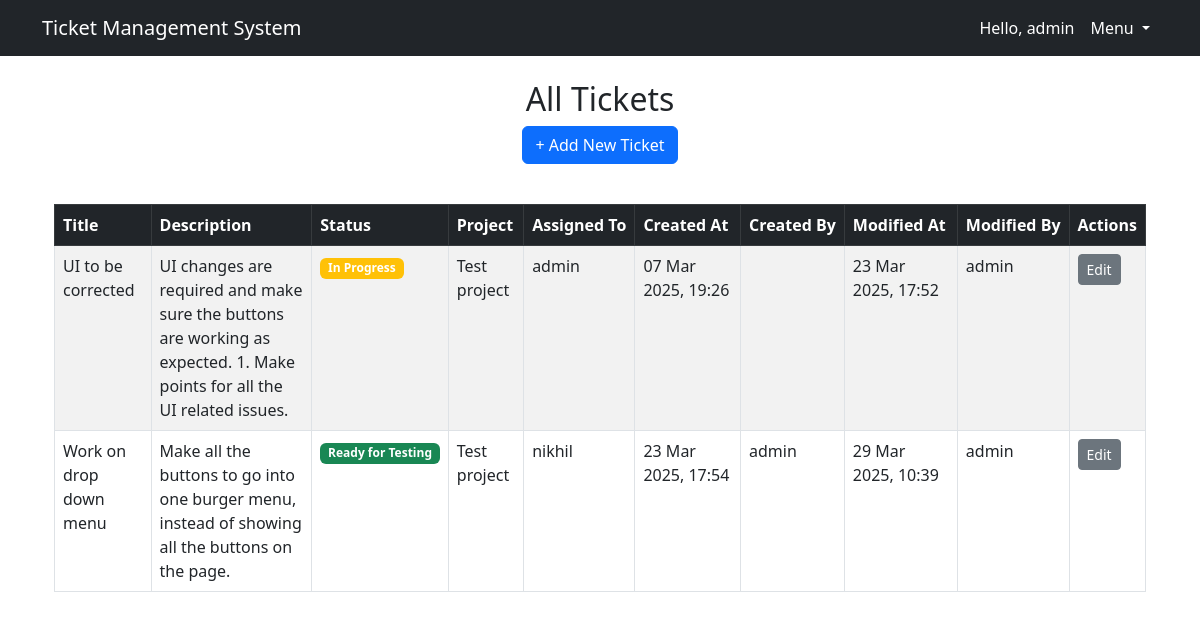
The page /bugs/ (signed in) on the database as committed earlier.
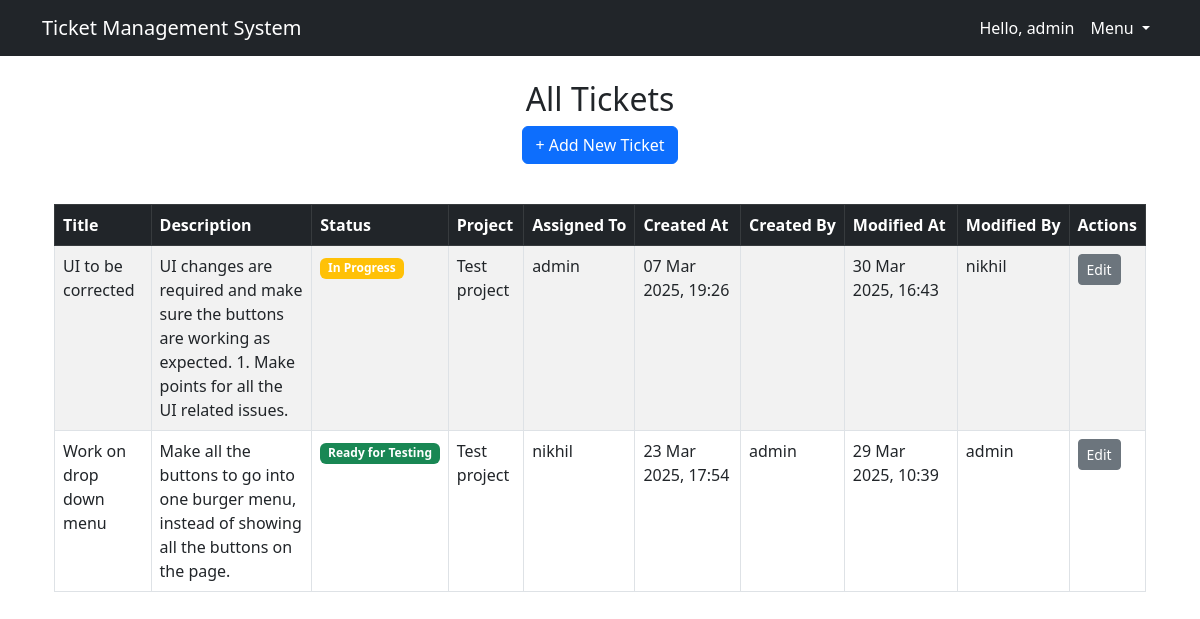
The same page on the database as committed later.
### tracker/models.py (models this page shows, shortened)
class Bug(models.Model):
    STATUS_CHOICES = [
        ('Open', 'Open'),
        ('In Progress', 'In Progress'),
        ('Ready for Testing', 'Ready for Testing'),
        ('Reopened', 'Reopened'),
        ('Moved to UAT', 'Moved to UAT'),
        ('Moved to Production', 'Moved to Production'),
        ('Resolved', 'Resolved'),
        ('Closed', 'Closed'),
    ]
    title = models.CharField(max_length=200)
    description = models.TextField()
    status = models.CharField(max_length=20, choices=STATUS_CHOICES, default='Open')
    created_at = models.DateTimeField(auto_now_add=True)
    assigned_to = models.ForeignKey(User, on_delete=models.SET_NULL, null=True, blank=True, related_name='assigned_to')
    modified_at = models.DateTimeField(auto_now=True)
    modified_by = models.ForeignKey(User, on_delete=models.SET_NULL, null=True, blank=True, related_name='modified_by')
    created_by = models.ForeignKey(User, on_delete=models.SET_NULL, null=True, blank=True, related_name='created_by')
    project = models.ForeignKey(Project, on_delete=models.CASCADE)

class Project(models.Model):
    name = models.CharField(max_length=200)
    description = models.TextField()
    created_at = models.DateTimeField(auto_now_add=True)

### tracker/views.py (the view)
# urls.py: path('bugs/', views.bug_list, name='bug_list'),
@login_required
def bug_list(request):
    bugs = Bug.objects.all()
    return render(request, 'tracker/bugs.html', {'bugs': bugs})

### tracker/templates/tracker/bugs.html
{% extends 'tracker/base.html' %}
{% block content %}
<div class="container mt-4">
    <h2 class="text-center">All Tickets</h2>
    <div class="text-center mb-3">
        <a href="{% url 'add_bug' %}" class="btn btn-primary">+ Add New Ticket</a>
    </div>
    {% if bugs %}
    <div class="table-responsive mt-4">
    <table class="table table-hover table-striped table-bordered mt-3">
        <thead class="table-dark">
                <tr>
                    <th>Title</th>
                    <th class="text-nowrap">Description</th>
                    <th scope="col">Status</th>
                    <th scope="col">Project</th>
                    <th class="text-nowrap">Assigned To</th>
                    <th class="text-nowrap">Created At</th>
                    <th class="text-nowrap">Created By</th>
                    <th class="text-nowrap">Modified At</th>
                    <th class="text-nowrap">Modified By</th>
                    <th scope="col">Actions</th>
                </tr>
            </thead>
            <tbody>
                {% for bug in bugs %}
                <tr>
                    <td>{{ bug.title }}</td>
                    <td>{{ bug.description }}</td>
                    <td><span class="badge bg-{% if bug.status == 'Open' %}danger{% elif bug.status == 'In Progress' %}warning{% else %}success{% endif %}">
                        {{ bug.status }}</span></td>
                    <td>{{ bug.project.name }}</td>
                    <td>{{ bug.assigned_to.username }}</td>
                    <td>{{ bug.created_at|date:"d M Y, H:i" }}</td>
                    <td>{{ bug.created_by.username }}</td>
                    <td>{{ bug.modified_at|date:"d M Y, H:i" }}</td>
                    <td>{{ bug.modified_by.username }}</td>
                    <td>
                        <a href="{% url 'update_bug' bug.id %}" class="btn btn-sm btn-secondary">Edit</a>
                    </td>
                </tr>
                {% endfor %}
            </tbody>
        </table>
    </div>
    {% else %}
        <p class="text-center text-muted">No tickets yet.</p>
    {% endif %}
</div>
{% endblock %}

Rows that differ between the two databases and show on the page:
changed Bug "UI to be corrected": modified_at "23 Mar 2025, 17:52" → "30 Mar 2025, 16:43"; modified_by.username "admin" → "nikhil"
